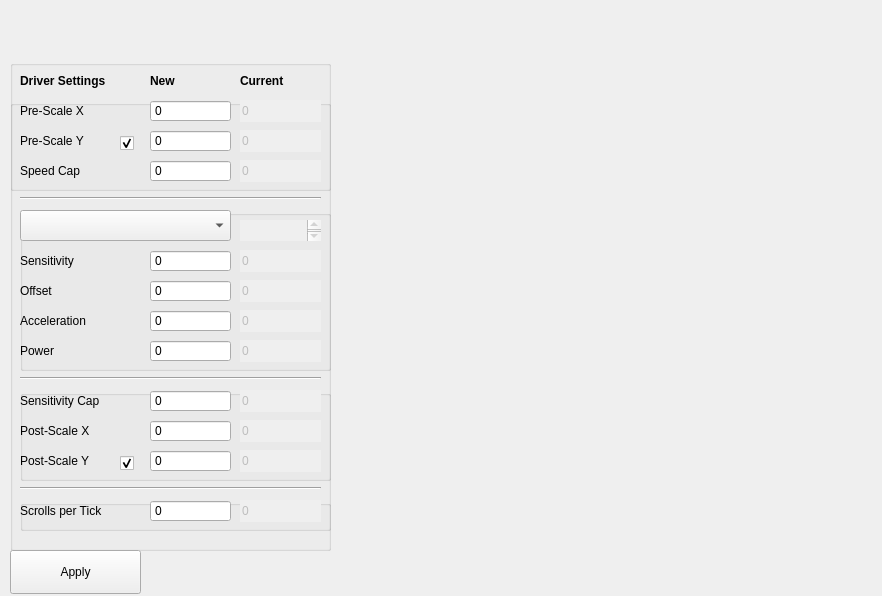
<?xml version="1.0" encoding="UTF-8"?>
<ui version="4.0">
 <class>MainWindow</class>
 <widget class="QMainWindow" name="MainWindow">
  <property name="enabled">
   <bool>true</bool>
  </property>
  <property name="geometry">
   <rect>
    <x>0</x>
    <y>0</y>
    <width>882</width>
    <height>596</height>
   </rect>
  </property>
  <property name="windowTitle">
   <string>LEETMOUSE</string>
  </property>
  <widget class="QWidget" name="ui">
   <property name="enabled">
    <bool>true</bool>
   </property>
   <widget class="QGroupBox" name="Settings">
    <property name="geometry">
     <rect>
      <x>10</x>
      <y>60</y>
      <width>321</width>
      <height>491</height>
     </rect>
    </property>
    <property name="title">
     <string/>
    </property>
    <widget class="QLabel" name="label_3">
     <property name="geometry">
      <rect>
       <x>10</x>
       <y>10</y>
       <width>111</width>
       <height>22</height>
      </rect>
     </property>
     <property name="font">
      <font>
       <weight>75</weight>
       <bold>true</bold>
      </font>
     </property>
     <property name="text">
      <string>Driver Settings</string>
     </property>
    </widget>
    <widget class="QLabel" name="label_4">
     <property name="geometry">
      <rect>
       <x>140</x>
       <y>10</y>
       <width>41</width>
       <height>22</height>
      </rect>
     </property>
     <property name="font">
      <font>
       <weight>75</weight>
       <bold>true</bold>
      </font>
     </property>
     <property name="text">
      <string>New</string>
     </property>
    </widget>
    <widget class="QLabel" name="label_5">
     <property name="geometry">
      <rect>
       <x>230</x>
       <y>10</y>
       <width>61</width>
       <height>22</height>
      </rect>
     </property>
     <property name="font">
      <font>
       <weight>75</weight>
       <bold>true</bold>
      </font>
     </property>
     <property name="text">
      <string>Current</string>
     </property>
    </widget>
    <widget class="Line" name="line">
     <property name="geometry">
      <rect>
       <x>10</x>
       <y>130</y>
       <width>301</width>
       <height>16</height>
      </rect>
     </property>
     <property name="orientation">
      <enum>Qt::Horizontal</enum>
     </property>
    </widget>
    <widget class="Line" name="line_2">
     <property name="geometry">
      <rect>
       <x>10</x>
       <y>310</y>
       <width>301</width>
       <height>16</height>
      </rect>
     </property>
     <property name="orientation">
      <enum>Qt::Horizontal</enum>
     </property>
    </widget>
    <widget class="Line" name="line_3">
     <property name="geometry">
      <rect>
       <x>10</x>
       <y>420</y>
       <width>301</width>
       <height>16</height>
      </rect>
     </property>
     <property name="orientation">
      <enum>Qt::Horizontal</enum>
     </property>
    </widget>
    <widget class="QGroupBox" name="groupBox">
     <property name="geometry">
      <rect>
       <x>0</x>
       <y>40</y>
       <width>321</width>
       <height>91</height>
      </rect>
     </property>
     <property name="autoFillBackground">
      <bool>false</bool>
     </property>
     <property name="title">
      <string/>
     </property>
     <property name="flat">
      <bool>true</bool>
     </property>
     <widget class="QCheckBox" name="EnablePreScaleY">
      <property name="geometry">
       <rect>
        <x>110</x>
        <y>30</y>
        <width>21</width>
        <height>26</height>
       </rect>
      </property>
      <property name="text">
       <string/>
      </property>
      <property name="checked">
       <bool>true</bool>
      </property>
     </widget>
     <widget class="QDoubleSpinBox" name="SpeedCap_Cur">
      <property name="enabled">
       <bool>false</bool>
      </property>
      <property name="geometry">
       <rect>
        <x>230</x>
        <y>60</y>
        <width>81</width>
        <height>22</height>
       </rect>
      </property>
      <property name="frame">
       <bool>false</bool>
      </property>
      <property name="readOnly">
       <bool>true</bool>
      </property>
      <property name="buttonSymbols">
       <enum>QAbstractSpinBox::NoButtons</enum>
      </property>
      <property name="showGroupSeparator" stdset="0">
       <bool>true</bool>
      </property>
      <property name="suffix">
       <string/>
      </property>
      <property name="decimals">
       <number>0</number>
      </property>
      <property name="maximum">
       <double>999999999999999.000000000000000</double>
      </property>
     </widget>
     <widget class="QDoubleSpinBox" name="PreScaleY">
      <property name="geometry">
       <rect>
        <x>140</x>
        <y>30</y>
        <width>81</width>
        <height>22</height>
       </rect>
      </property>
      <property name="buttonSymbols">
       <enum>QAbstractSpinBox::NoButtons</enum>
      </property>
      <property name="showGroupSeparator" stdset="0">
       <bool>true</bool>
      </property>
      <property name="suffix">
       <string/>
      </property>
      <property name="decimals">
       <number>0</number>
      </property>
      <property name="maximum">
       <double>999999999999999.000000000000000</double>
      </property>
     </widget>
     <widget class="QDoubleSpinBox" name="SpeedCap">
      <property name="geometry">
       <rect>
        <x>140</x>
        <y>60</y>
        <width>81</width>
        <height>22</height>
       </rect>
      </property>
      <property name="buttonSymbols">
       <enum>QAbstractSpinBox::NoButtons</enum>
      </property>
      <property name="showGroupSeparator" stdset="0">
       <bool>true</bool>
      </property>
      <property name="suffix">
       <string/>
      </property>
      <property name="decimals">
       <number>0</number>
      </property>
      <property name="maximum">
       <double>999999999999999.000000000000000</double>
      </property>
     </widget>
     <widget class="QDoubleSpinBox" name="PreScaleX">
      <property name="geometry">
       <rect>
        <x>140</x>
        <y>0</y>
        <width>81</width>
        <height>22</height>
       </rect>
      </property>
      <property name="buttonSymbols">
       <enum>QAbstractSpinBox::NoButtons</enum>
      </property>
      <property name="showGroupSeparator" stdset="0">
       <bool>true</bool>
      </property>
      <property name="suffix">
       <string/>
      </property>
      <property name="decimals">
       <number>0</number>
      </property>
      <property name="maximum">
       <double>999999999999999.000000000000000</double>
      </property>
     </widget>
     <widget class="QDoubleSpinBox" name="PreScaleX_Cur">
      <property name="enabled">
       <bool>false</bool>
      </property>
      <property name="geometry">
       <rect>
        <x>230</x>
        <y>0</y>
        <width>81</width>
        <height>22</height>
       </rect>
      </property>
      <property name="frame">
       <bool>false</bool>
      </property>
      <property name="readOnly">
       <bool>true</bool>
      </property>
      <property name="buttonSymbols">
       <enum>QAbstractSpinBox::NoButtons</enum>
      </property>
      <property name="suffix">
       <string/>
      </property>
      <property name="decimals">
       <number>0</number>
      </property>
      <property name="maximum">
       <double>999999999999999.000000000000000</double>
      </property>
     </widget>
     <widget class="QDoubleSpinBox" name="PreScaleY_Cur">
      <property name="enabled">
       <bool>false</bool>
      </property>
      <property name="geometry">
       <rect>
        <x>230</x>
        <y>30</y>
        <width>81</width>
        <height>22</height>
       </rect>
      </property>
      <property name="frame">
       <bool>false</bool>
      </property>
      <property name="readOnly">
       <bool>true</bool>
      </property>
      <property name="buttonSymbols">
       <enum>QAbstractSpinBox::NoButtons</enum>
      </property>
      <property name="showGroupSeparator" stdset="0">
       <bool>true</bool>
      </property>
      <property name="suffix">
       <string/>
      </property>
      <property name="decimals">
       <number>0</number>
      </property>
      <property name="maximum">
       <double>999999999999999.000000000000000</double>
      </property>
     </widget>
     <widget class="QLabel" name="label_12">
      <property name="geometry">
       <rect>
        <x>10</x>
        <y>60</y>
        <width>111</width>
        <height>22</height>
       </rect>
      </property>
      <property name="text">
       <string>Speed Cap</string>
      </property>
     </widget>
     <widget class="QLabel" name="label_11">
      <property name="geometry">
       <rect>
        <x>10</x>
        <y>30</y>
        <width>111</width>
        <height>22</height>
       </rect>
      </property>
      <property name="text">
       <string>Pre-Scale Y</string>
      </property>
     </widget>
     <widget class="QLabel" name="label_10">
      <property name="geometry">
       <rect>
        <x>10</x>
        <y>0</y>
        <width>111</width>
        <height>22</height>
       </rect>
      </property>
      <property name="text">
       <string>Pre-Scale X</string>
      </property>
     </widget>
    </widget>
    <widget class="QGroupBox" name="groupBox_2">
     <property name="geometry">
      <rect>
       <x>10</x>
       <y>150</y>
       <width>311</width>
       <height>161</height>
      </rect>
     </property>
     <property name="autoFillBackground">
      <bool>false</bool>
     </property>
     <property name="title">
      <string/>
     </property>
     <property name="flat">
      <bool>true</bool>
     </property>
     <widget class="QDoubleSpinBox" name="Power_Cur">
      <property name="enabled">
       <bool>false</bool>
      </property>
      <property name="geometry">
       <rect>
        <x>220</x>
        <y>130</y>
        <width>81</width>
        <height>22</height>
       </rect>
      </property>
      <property name="frame">
       <bool>false</bool>
      </property>
      <property name="readOnly">
       <bool>true</bool>
      </property>
      <property name="buttonSymbols">
       <enum>QAbstractSpinBox::NoButtons</enum>
      </property>
      <property name="showGroupSeparator" stdset="0">
       <bool>true</bool>
      </property>
      <property name="suffix">
       <string/>
      </property>
      <property name="decimals">
       <number>0</number>
      </property>
      <property name="maximum">
       <double>999999999999999.000000000000000</double>
      </property>
     </widget>
     <widget class="QLabel" name="label">
      <property name="geometry">
       <rect>
        <x>0</x>
        <y>40</y>
        <width>111</width>
        <height>22</height>
       </rect>
      </property>
      <property name="text">
       <string>Sensitivity</string>
      </property>
     </widget>
     <widget class="QDoubleSpinBox" name="Acceleration">
      <property name="geometry">
       <rect>
        <x>130</x>
        <y>100</y>
        <width>81</width>
        <height>22</height>
       </rect>
      </property>
      <property name="buttonSymbols">
       <enum>QAbstractSpinBox::NoButtons</enum>
      </property>
      <property name="showGroupSeparator" stdset="0">
       <bool>true</bool>
      </property>
      <property name="suffix">
       <string/>
      </property>
      <property name="decimals">
       <number>0</number>
      </property>
      <property name="maximum">
       <double>999999999999999.000000000000000</double>
      </property>
     </widget>
     <widget class="QLabel" name="label_8">
      <property name="geometry">
       <rect>
        <x>0</x>
        <y>70</y>
        <width>111</width>
        <height>22</height>
       </rect>
      </property>
      <property name="text">
       <string>Offset</string>
      </property>
     </widget>
     <widget class="QDoubleSpinBox" name="Sensitivity_Cur">
      <property name="enabled">
       <bool>false</bool>
      </property>
      <property name="geometry">
       <rect>
        <x>220</x>
        <y>40</y>
        <width>81</width>
        <height>22</height>
       </rect>
      </property>
      <property name="frame">
       <bool>false</bool>
      </property>
      <property name="readOnly">
       <bool>true</bool>
      </property>
      <property name="buttonSymbols">
       <enum>QAbstractSpinBox::NoButtons</enum>
      </property>
      <property name="showGroupSeparator" stdset="0">
       <bool>true</bool>
      </property>
      <property name="suffix">
       <string/>
      </property>
      <property name="decimals">
       <number>0</number>
      </property>
      <property name="maximum">
       <double>999999999999999.000000000000000</double>
      </property>
     </widget>
     <widget class="QDoubleSpinBox" name="Offset_Cur">
      <property name="enabled">
       <bool>false</bool>
      </property>
      <property name="geometry">
       <rect>
        <x>220</x>
        <y>70</y>
        <width>81</width>
        <height>22</height>
       </rect>
      </property>
      <property name="frame">
       <bool>false</bool>
      </property>
      <property name="readOnly">
       <bool>true</bool>
      </property>
      <property name="buttonSymbols">
       <enum>QAbstractSpinBox::NoButtons</enum>
      </property>
      <property name="showGroupSeparator" stdset="0">
       <bool>true</bool>
      </property>
      <property name="suffix">
       <string/>
      </property>
      <property name="decimals">
       <number>0</number>
      </property>
      <property name="maximum">
       <double>999999999999999.000000000000000</double>
      </property>
     </widget>
     <widget class="QDoubleSpinBox" name="Power">
      <property name="geometry">
       <rect>
        <x>130</x>
        <y>130</y>
        <width>81</width>
        <height>22</height>
       </rect>
      </property>
      <property name="buttonSymbols">
       <enum>QAbstractSpinBox::NoButtons</enum>
      </property>
      <property name="showGroupSeparator" stdset="0">
       <bool>true</bool>
      </property>
      <property name="suffix">
       <string/>
      </property>
      <property name="decimals">
       <number>0</number>
      </property>
      <property name="maximum">
       <double>999999999999999.000000000000000</double>
      </property>
     </widget>
     <widget class="QLabel" name="label_9">
      <property name="geometry">
       <rect>
        <x>0</x>
        <y>130</y>
        <width>111</width>
        <height>22</height>
       </rect>
      </property>
      <property name="text">
       <string>Power</string>
      </property>
     </widget>
     <widget class="QDoubleSpinBox" name="Acceleration_Cur">
      <property name="enabled">
       <bool>false</bool>
      </property>
      <property name="geometry">
       <rect>
        <x>220</x>
        <y>100</y>
        <width>81</width>
        <height>22</height>
       </rect>
      </property>
      <property name="frame">
       <bool>false</bool>
      </property>
      <property name="readOnly">
       <bool>true</bool>
      </property>
      <property name="buttonSymbols">
       <enum>QAbstractSpinBox::NoButtons</enum>
      </property>
      <property name="showGroupSeparator" stdset="0">
       <bool>true</bool>
      </property>
      <property name="suffix">
       <string/>
      </property>
      <property name="decimals">
       <number>0</number>
      </property>
      <property name="maximum">
       <double>999999999999999.000000000000000</double>
      </property>
     </widget>
     <widget class="QLabel" name="label_2">
      <property name="geometry">
       <rect>
        <x>0</x>
        <y>100</y>
        <width>111</width>
        <height>22</height>
       </rect>
      </property>
      <property name="text">
       <string>Acceleration</string>
      </property>
     </widget>
     <widget class="QDoubleSpinBox" name="Offset">
      <property name="geometry">
       <rect>
        <x>130</x>
        <y>70</y>
        <width>81</width>
        <height>22</height>
       </rect>
      </property>
      <property name="buttonSymbols">
       <enum>QAbstractSpinBox::NoButtons</enum>
      </property>
      <property name="showGroupSeparator" stdset="0">
       <bool>true</bool>
      </property>
      <property name="suffix">
       <string/>
      </property>
      <property name="decimals">
       <number>0</number>
      </property>
      <property name="maximum">
       <double>999999999999999.000000000000000</double>
      </property>
     </widget>
     <widget class="QDoubleSpinBox" name="Sensitivity">
      <property name="geometry">
       <rect>
        <x>130</x>
        <y>40</y>
        <width>81</width>
        <height>22</height>
       </rect>
      </property>
      <property name="buttonSymbols">
       <enum>QAbstractSpinBox::NoButtons</enum>
      </property>
      <property name="showGroupSeparator" stdset="0">
       <bool>true</bool>
      </property>
      <property name="suffix">
       <string/>
      </property>
      <property name="decimals">
       <number>0</number>
      </property>
      <property name="maximum">
       <double>999999999999999.000000000000000</double>
      </property>
     </widget>
     <widget class="QComboBox" name="Method">
      <property name="geometry">
       <rect>
        <x>0</x>
        <y>0</y>
        <width>211</width>
        <height>31</height>
       </rect>
      </property>
     </widget>
     <widget class="QTextEdit" name="Method_Cur">
      <property name="enabled">
       <bool>false</bool>
      </property>
      <property name="geometry">
       <rect>
        <x>220</x>
        <y>10</y>
        <width>81</width>
        <height>21</height>
       </rect>
      </property>
      <property name="frameShape">
       <enum>QFrame::NoFrame</enum>
      </property>
      <property name="readOnly">
       <bool>true</bool>
      </property>
     </widget>
    </widget>
    <widget class="QGroupBox" name="groupBox_3">
     <property name="geometry">
      <rect>
       <x>10</x>
       <y>330</y>
       <width>311</width>
       <height>91</height>
      </rect>
     </property>
     <property name="autoFillBackground">
      <bool>false</bool>
     </property>
     <property name="title">
      <string/>
     </property>
     <property name="flat">
      <bool>true</bool>
     </property>
     <widget class="QDoubleSpinBox" name="PostScaleY_Cur">
      <property name="enabled">
       <bool>false</bool>
      </property>
      <property name="geometry">
       <rect>
        <x>220</x>
        <y>60</y>
        <width>81</width>
        <height>22</height>
       </rect>
      </property>
      <property name="frame">
       <bool>false</bool>
      </property>
      <property name="readOnly">
       <bool>true</bool>
      </property>
      <property name="buttonSymbols">
       <enum>QAbstractSpinBox::NoButtons</enum>
      </property>
      <property name="showGroupSeparator" stdset="0">
       <bool>true</bool>
      </property>
      <property name="suffix">
       <string/>
      </property>
      <property name="decimals">
       <number>0</number>
      </property>
      <property name="maximum">
       <double>999999999999999.000000000000000</double>
      </property>
     </widget>
     <widget class="QCheckBox" name="EnablePostScaleY">
      <property name="geometry">
       <rect>
        <x>100</x>
        <y>60</y>
        <width>21</width>
        <height>26</height>
       </rect>
      </property>
      <property name="text">
       <string/>
      </property>
      <property name="checked">
       <bool>true</bool>
      </property>
     </widget>
     <widget class="QLabel" name="label_6">
      <property name="geometry">
       <rect>
        <x>0</x>
        <y>0</y>
        <width>111</width>
        <height>22</height>
       </rect>
      </property>
      <property name="text">
       <string>Sensitivity Cap</string>
      </property>
     </widget>
     <widget class="QLabel" name="label_13">
      <property name="geometry">
       <rect>
        <x>0</x>
        <y>30</y>
        <width>111</width>
        <height>22</height>
       </rect>
      </property>
      <property name="text">
       <string>Post-Scale X</string>
      </property>
     </widget>
     <widget class="QDoubleSpinBox" name="PostScaleX">
      <property name="geometry">
       <rect>
        <x>130</x>
        <y>30</y>
        <width>81</width>
        <height>22</height>
       </rect>
      </property>
      <property name="buttonSymbols">
       <enum>QAbstractSpinBox::NoButtons</enum>
      </property>
      <property name="showGroupSeparator" stdset="0">
       <bool>true</bool>
      </property>
      <property name="suffix">
       <string/>
      </property>
      <property name="decimals">
       <number>0</number>
      </property>
      <property name="maximum">
       <double>999999999999999.000000000000000</double>
      </property>
     </widget>
     <widget class="QDoubleSpinBox" name="PostScaleX_Cur">
      <property name="enabled">
       <bool>false</bool>
      </property>
      <property name="geometry">
       <rect>
        <x>220</x>
        <y>30</y>
        <width>81</width>
        <height>22</height>
       </rect>
      </property>
      <property name="frame">
       <bool>false</bool>
      </property>
      <property name="readOnly">
       <bool>true</bool>
      </property>
      <property name="buttonSymbols">
       <enum>QAbstractSpinBox::NoButtons</enum>
      </property>
      <property name="showGroupSeparator" stdset="0">
       <bool>true</bool>
      </property>
      <property name="suffix">
       <string/>
      </property>
      <property name="decimals">
       <number>0</number>
      </property>
      <property name="maximum">
       <double>999999999999999.000000000000000</double>
      </property>
     </widget>
     <widget class="QLabel" name="label_14">
      <property name="geometry">
       <rect>
        <x>0</x>
        <y>60</y>
        <width>111</width>
        <height>22</height>
       </rect>
      </property>
      <property name="text">
       <string>Post-Scale Y</string>
      </property>
     </widget>
     <widget class="QDoubleSpinBox" name="PostScaleY">
      <property name="geometry">
       <rect>
        <x>130</x>
        <y>60</y>
        <width>81</width>
        <height>22</height>
       </rect>
      </property>
      <property name="buttonSymbols">
       <enum>QAbstractSpinBox::NoButtons</enum>
      </property>
      <property name="showGroupSeparator" stdset="0">
       <bool>true</bool>
      </property>
      <property name="suffix">
       <string/>
      </property>
      <property name="decimals">
       <number>0</number>
      </property>
      <property name="maximum">
       <double>999999999999999.000000000000000</double>
      </property>
     </widget>
     <widget class="QDoubleSpinBox" name="SensitivityCap">
      <property name="geometry">
       <rect>
        <x>130</x>
        <y>0</y>
        <width>81</width>
        <height>22</height>
       </rect>
      </property>
      <property name="buttonSymbols">
       <enum>QAbstractSpinBox::NoButtons</enum>
      </property>
      <property name="showGroupSeparator" stdset="0">
       <bool>true</bool>
      </property>
      <property name="suffix">
       <string/>
      </property>
      <property name="decimals">
       <number>0</number>
      </property>
      <property name="maximum">
       <double>999999999999999.000000000000000</double>
      </property>
     </widget>
     <widget class="QDoubleSpinBox" name="SensitivityCap_Cur">
      <property name="enabled">
       <bool>false</bool>
      </property>
      <property name="geometry">
       <rect>
        <x>220</x>
        <y>0</y>
        <width>81</width>
        <height>22</height>
       </rect>
      </property>
      <property name="frame">
       <bool>false</bool>
      </property>
      <property name="readOnly">
       <bool>true</bool>
      </property>
      <property name="buttonSymbols">
       <enum>QAbstractSpinBox::NoButtons</enum>
      </property>
      <property name="showGroupSeparator" stdset="0">
       <bool>true</bool>
      </property>
      <property name="suffix">
       <string/>
      </property>
      <property name="decimals">
       <number>0</number>
      </property>
      <property name="maximum">
       <double>999999999999999.000000000000000</double>
      </property>
     </widget>
    </widget>
    <widget class="QGroupBox" name="groupBox_4">
     <property name="geometry">
      <rect>
       <x>10</x>
       <y>440</y>
       <width>311</width>
       <height>31</height>
      </rect>
     </property>
     <property name="autoFillBackground">
      <bool>false</bool>
     </property>
     <property name="title">
      <string/>
     </property>
     <property name="flat">
      <bool>true</bool>
     </property>
     <widget class="QDoubleSpinBox" name="ScrollsPerTick_Cur">
      <property name="enabled">
       <bool>false</bool>
      </property>
      <property name="geometry">
       <rect>
        <x>220</x>
        <y>0</y>
        <width>81</width>
        <height>22</height>
       </rect>
      </property>
      <property name="frame">
       <bool>false</bool>
      </property>
      <property name="readOnly">
       <bool>true</bool>
      </property>
      <property name="buttonSymbols">
       <enum>QAbstractSpinBox::NoButtons</enum>
      </property>
      <property name="showGroupSeparator" stdset="0">
       <bool>true</bool>
      </property>
      <property name="suffix">
       <string/>
      </property>
      <property name="decimals">
       <number>0</number>
      </property>
      <property name="maximum">
       <double>999999999999999.000000000000000</double>
      </property>
     </widget>
     <widget class="QLabel" name="label_15">
      <property name="geometry">
       <rect>
        <x>0</x>
        <y>0</y>
        <width>111</width>
        <height>22</height>
       </rect>
      </property>
      <property name="text">
       <string>Scrolls per Tick</string>
      </property>
     </widget>
     <widget class="QDoubleSpinBox" name="ScrollsPerTick">
      <property name="geometry">
       <rect>
        <x>130</x>
        <y>0</y>
        <width>81</width>
        <height>22</height>
       </rect>
      </property>
      <property name="buttonSymbols">
       <enum>QAbstractSpinBox::NoButtons</enum>
      </property>
      <property name="showGroupSeparator" stdset="0">
       <bool>true</bool>
      </property>
      <property name="suffix">
       <string/>
      </property>
      <property name="decimals">
       <number>0</number>
      </property>
      <property name="maximum">
       <double>999999999999999.000000000000000</double>
      </property>
     </widget>
    </widget>
   </widget>
   <widget class="PlotWidget" name="PlotCurve" native="true">
    <property name="geometry">
     <rect>
      <x>340</x>
      <y>60</y>
      <width>531</width>
      <height>431</height>
     </rect>
    </property>
   </widget>
   <widget class="QPushButton" name="Apply">
    <property name="geometry">
     <rect>
      <x>10</x>
      <y>550</y>
      <width>131</width>
      <height>44</height>
     </rect>
    </property>
    <property name="text">
     <string>Apply</string>
    </property>
   </widget>
  </widget>
 </widget>
 <customwidgets>
  <customwidget>
   <class>PlotWidget</class>
   <extends>QWidget</extends>
   <header>pyqtgraph</header>
   <container>1</container>
  </customwidget>
 </customwidgets>
 <resources/>
 <connections/>
</ui>
